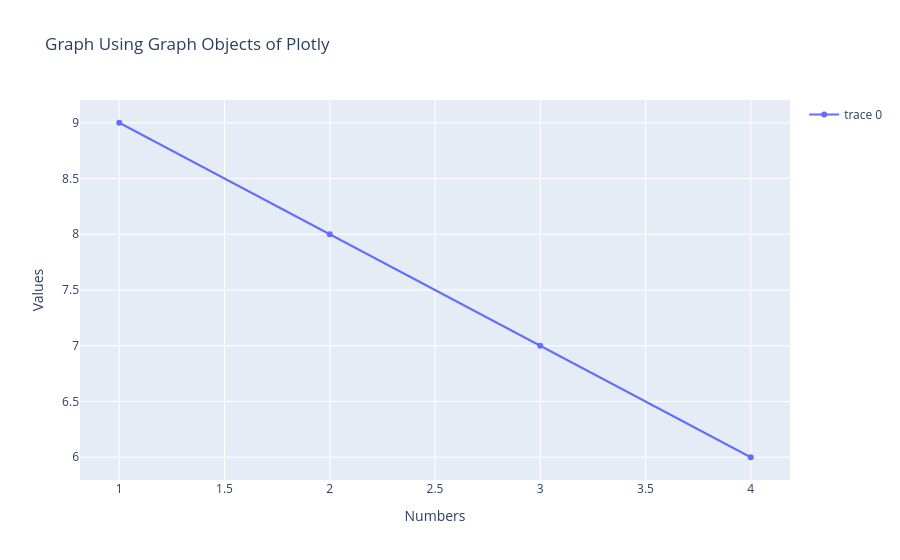

Notebook cell for this chart:
### Code cell
# fig.update_layout ---> pass all properties in a dictionary and some properties also have a dictionary to provide more values
#title,xaxis, yaxis, show legend,
fig.update_layout({ 
  "title":"Graph Using Graph Objects of Plotly",
  "xaxis": {"title":"Numbers"},
  "yaxis": {"title": "Values"},
  "showlegend": True
})
fig.show()

### Figure 1 — Plotly figure (JSON) as saved in the notebook; plotly's stock layout.template omitted (floating-point values rounded to 4 significant figures)
{"data": [{"type": "scatter", "x": [1, 2, 3, 4], "y": [9, 8, 7, 6]}], "layout": {"showlegend": true, "title": {"text": "Graph Using Graph Objects of Plotly"}, "xaxis": {"title": {"text": "Numbers"}}, "yaxis": {"title": {"text": "Values"}}}}
